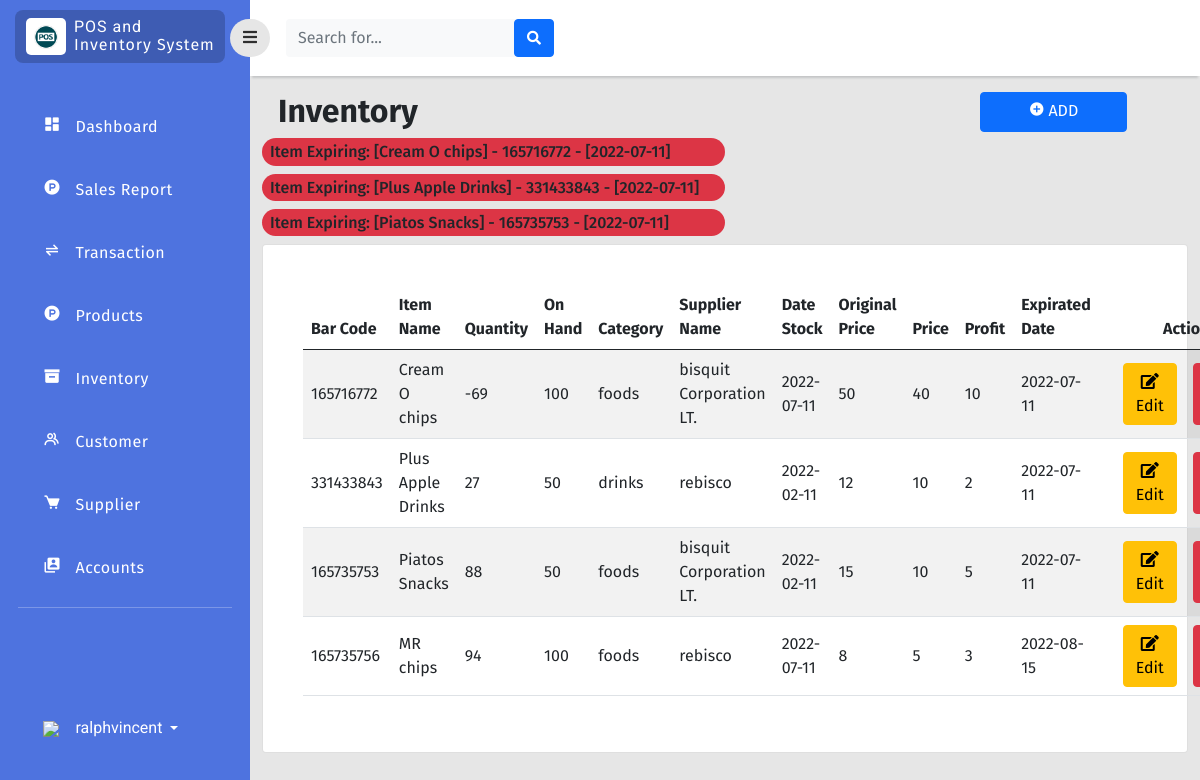
Page /php/inventory.php (signed in) on the committed database.
### tables this page shows
CREATE TABLE `inventory` (
  `item_id` bigint(11) NOT NULL,
  `bar_code` bigint(11) NOT NULL,
  `item_name` varchar(255) NOT NULL,
  `quantity` int(11) NOT NULL,
  `price` double NOT NULL,
  `orignal_price` double NOT NULL,
  `profit` double NOT NULL,
  `on_hand` int(11) NOT NULL,
  `category_id` int(11) NOT NULL,
  `supplier_id` int(11) NOT NULL,
  `stock_in` date NOT NULL,
  `date_expired` date NOT NULL
);

CREATE TABLE `category` (
  `category_id` int(11) NOT NULL,
  `category_name` enum('foods','drinks') NOT NULL
);

CREATE TABLE `supplier` (
  `supplier_id` int(11) NOT NULL,
  `company_name` varchar(255) NOT NULL,
  `location_id` int(255) NOT NULL,
  `phone_no` int(11) NOT NULL
);

### php/inventory.php (the view, shortened to what this page needs)
<?php
include 'connection.php';
?>
<!doctype html>
<html lang="en">
  <head>
    <link href="https://cdn.jsdelivr.net/npm/bootstrap@5.0.2/dist/css/bootstrap.min.css" rel="stylesheet"
>
    <link rel="stylesheet" type="text/css" href="../style/dash.css">
    <link
      href="https://cdnjs.cloudflare.com/ajax/libs/font-awesome/5.15.1/css/all.min.css"
      rel="stylesheet"
    />
    <link href='https://unpkg.com/boxicons@2.1.2/css/boxicons.min.css' rel='stylesheet'>
    </head>
    <body>
    <div class="page">
        <div class="sidebar">
            <div class="sidebar-header">
                <div class="sidebar-logo-container">
                    <div class="logo-container">
                        <img class="logo-sidebar" src="../image/logo.png" />
                    </div>
                    <div class="sys-name-container mt-2">
                        <p class="sys-name">
                            POS and <br>
                            <span class="brand-subname">
                            Inventory System
                            </span>
                        </p>
                    </div>
                </div>
            </div>
            <div class="sidebar-body">
                <ul class="navigation-list">
                    <li class="navigation-list-item">
                        <a class="navigation-link" href="dashboard.php">
                            <div class="row">
                                <div class="col-2">
                                    <i class='bx bxs-dashboard'></i>
                                </div>
                                <div class="col-9">
                                    Dashboard
                                </div>
                            </div>
                        </a>
                    </li>
                    <li class="navigation-list-item">
                        <a class="navigation-link" href="transaction_report.php?sales=0&trans=0">
                            <div class="row">
                                <div class="col-2">
                                    <i class='bx bxl-product-hunt' ></i>
                                </div>
                                <div class="col-9">
                                    Sales Report
                                </div>
                            </div>
                        </a>
                    </li>
                    <li class="navigation-list-item">
                        <a class="navigation-link" href="transaction.php">
                            <div class="row">
                                <div class="col-2">
                                    <i class='bx bx-transfer-alt'></i>
                                </div>
                                <div class="col-9">
                                    Transaction
                                </div>
                            </div>
                        </a>
                    </li>
                    <li class="navigation-list-item">
                        <a class="navigation-link" href="product.php">
                            <div class="row">
                                <div class="col-2">
                                    <i class='bx bxl-product-hunt' ></i>
                                </div>
                                <div class="col-9">
                                    Products
                                </div>
                            </div>
                        </a>
                    </li>
                     <li class="navigation-list-item">
                        <a class="navigation-link" href="inventory.php">
                            <div class="row">
                                <div class="col-2">
                                    <i class='bx bxs-box'></i>
                                </div>
                                <div class="col-9">
                                    Inventory
                                </div>
                            </div>
                        </a>
                    </li>
                    <li class="navigation-list-item">
                        <a class="navigation-link" href="customer.php">
                            <div class="row">
                                <div class="col-2">
                                    <i class='bx bx-group'></i>
                                </div>
                                <div class="col-9">
                                    Customer
                                </div>
                            </div>
                        </a>
                    </li>
                    <li class="navigation-list-item">
                        <a class="navigation-link" href="supplier.php">
                            <div class="row">
                                <div class="col-2">
                                    <i class='bx bxs-cart' ></i>
                                </div>
                                <div class="col-9">
                                    Supplier
                                </div>
                            </div>
                        </a>
                    </li>
                    <li class="navigation-list-item">
                        <a class="navigation-link" href="user_manager.php">
                            <div class="row">
                                <div class="col-2">
                                    <i class='bx bxs-user-account'></i>
                                </div>
                                <div class="col-9">
                                    Accounts
                                </div>
                            </div>
                        </a>
                    </li>
                    <hr style="color:rgb(255, 255, 255);margin-top:10px;">
                    <li class="navigation-list-item" style="margin-top: 45%;">
                        <div class="dropdown pb-1">
                            <a href="#" class="d-flex align-items-center text-white text-decoration-none dropdown-toggle" id="dropdownUser1" data-bs-toggle="dropdown" aria-expanded="false">
                                <div class="col-2">
                                    <img src="../image/user_35px.png" />
                                </div>
                                <span class="d-none d-sm-inline mx-1"><?php echo $_SESSION["username"];  ?></span>
                            </a>
                        </div>
                    </li>
                </ul>
            </div>
        </div>
        <div class="content">
            <div class="navigationBar">
                <button id="sidebarToggle" class="btn sidebarToggle">
                    <i class="fas fa-bars"></i>
                </button>
                <form class="d-none d-sm-inline-block form-inline mr-auto ml-md-3 my-2 my-md-0 mw-100 navbar-search ms-3">
                    <div class="input-group">
                        <input type="text" class="form-control bg-light border-0 small" placeholder="Search for..."aria-label="Search" aria-describedby="basic-addon2"id="SearchMo" onkeyup="myFunction()">
                        <div class="input-group-append">
                            <button class="btn btn-primary" type="button">
                                <i class="fas fa-search fa-sm"></i>
                            </button>
                        </div>
                    </div>
                </form>
            </div>
            <div class="col py-3 d-flex justify-content-center overflow-auto">
                 <div class="container-fluid">
                <div class="row">
                        <div class="col d-flex justify-content">
                            <br>
                            <div class="w-50">
                                <h2 class="text-dark text-start ps-3 fw-bold">Inventory </h2>
                            </div>
                            <div class="position-left w-50">
                                <button type="button" class="btn btn-primary px-5 pb-2" data-bs-toggle="modal" data-bs-target="#create" style="margin-left: 55%;"><b><i class='bx bxs-plus-circle'></i> </b> ADD</button>
                            </div>
                        </div>
                    </div>
                    <?php
                            $expired = mysqli_query($con, "SELECT * FROM inventory WHERE (( date_expired - INTERVAL 8 DAY) <= current_date()) ORDER BY date_expired asc");
                            while($row = mysqli_fetch_array($expired)) { ?>
                            <h6 class="bg-danger p-1 ps-2 rounded-pill w-50">Item Expiring: [<?php echo $row['item_name']. "] - " .$row['bar_code']. " - [" .$row['date_expired']; ?>]</h6>
                            <?php
                            }
                            ?>
                    <div class="row">
                        <div class="col ">
                            <div class="card">
                                <div class="card-body rounded-3 m-4 table-responsive-sm">
                                    <table class="table table-striped align-middle" id="InventoryTab">
                                        <thead>
                                            <tr>
                                                <th scope="col">Bar Code</th>
                                                <th scope="col">Item Name</th>
                                                <th scope="col">Quantity</th>
                                                <th scope="col">On Hand</th>
                                                <th scope="col">Category</th>
                                                <th scope="col">Supplier Name</th>
                                                <th scope="col">Date Stock</th>
                                                <th scope="col">Original Price</th>
                                                <th scope="col">Price</th>
                                                <th scope="col">Profit</th>
                                                <th scope="col">Expirated Date</th>
                                                <th scope="col" style="text-align: center;">Action</th>
                                            </tr>
                                        </thead>
                                        <tbody>
                                            <?php
                                            $query_run = mysqli_query($con,"SELECT * FROM inventory");
                                            $sql_run = mysqli_query($con,"SELECT * FROM category,inventory WHERE(category.category_id=inventory.category_id)");
                                            $sup_run = mysqli_query($con,"SELECT * FROM supplier,inventory WHERE(supplier.supplier_id=inventory.supplier_id)");
                                            while ($row=mysqli_fetch_assoc($query_run) AND $rows=mysqli_fetch_assoc($sql_run) AND $raw=mysqli_fetch_assoc($sup_run)) { ?>
                                            <tr>
                                                <td><?php echo $row['bar_code'];  ?></td>
                                                <td><?php echo $row['item_name'];  ?></td>
                                                <td ><?php echo $row['quantity'];  ?></td>
                                                <td><?php echo $row['on_hand'];  ?></td>
                                                <td ><?php echo $rows['category_name'];  ?></td>
                                                <td><?php echo $raw['company_name'];  ?></td>
                                                <td><?php echo $row['stock_in'];  ?></td>
                                                <td ><?php echo $row['orignal_price'];  ?></td>
                                                <td ><?php echo $row['price'];  ?></td>
                                                <td ><?php echo $row['profit'];  ?></td>
                                                <td ><?php echo $row['date_expired'];  ?></td>
                                                <td>
                                                    <div class="d-flex flex-row justify-content-center">
                                                        <button class="btn btn-warning editbtn mx-3" data-toggle="modal" type="button"><i class="fas fa-edit" data-toggle="tooltip" title="edit"></i>Edit</button>
                                                        <button class="btn btn-danger deletebtn" data-toggle="modal" type="button"><i class="fas fa-trash" data-toggle="tooltip" title="edit"></i>Delete</button>
                                                </td>
                                            </tr>
                                        <?php }  ?>
                                        </tbody>
                                    </table>
                                </div>
                            </div>
                        </div>
                    </div>
                </div>
            </div>
        </div>
    </div>
</body>
</html>

### style/dash.css (style rules this page uses)
* { font-family: 'Fira Sans', sans-serif; }
body { background-color: #e6e6e6; }
.page .sidebar { background: rgb(78, 115, 223); position: fixed; top: 0; left: 0; width: 250px; height: 100vh; overflow-y: auto; overflow-x: hidden; transition: all 0.3s ease; }
.page .content { margin-left: 250px; transition: all 0.3s ease; }
.navigationBar { background-color: white; height: 50px; display: flex; padding: 38px 0px; align-items: center; box-shadow: 0 4px 2px -2px #c5c6c7; }
.sidebarToggle { font-size: 16px; color: rgb(0, 0, 0, 0.8); margin-left: -20px; z-index: 999; border-radius: 50px; background-color: #e6e6e6; transition: all 0.3s ease; outline: none!important; box-shadow: none!important; }
.sidebar-header { padding: 10px 25px 10px 15px; }
.sidebar-logo-container { background-color: rgb(0, 0, 0, 0.2); border-radius: 8px; padding-left: 3px; display: flex; }
.logo-container { max-width: 40px; background-color: #fff; border-radius: 5px; margin: 8px; padding: 6px 8px; }
.logo-sidebar { width: 100%; height: auto; }
.sys-name { color: white; margin: 0px; line-height: 1.1rem; font-size: 16px; letter-spacing: 1px; font-family: 'Roboto', sans-serif; }
.navigation-list { list-style-type:none; padding: 0px 18px; margin-top: 30px; }
.navigation-list-item { padding: 12px 18px 12px 25px; margin: 15px 0px; border-radius: 8px; }
.navigation-link { color: #fff; letter-spacing: 0.5px; font-weight: 400; text-decoration: none; font-size: 16px; font-family: 'Roboto', sans-serif; }
.navigation-link i { font-size: 18px; color: #fff; }
.navigation-list-item .dropdown span { text-decoration: none; font-size: 16px; font-family: 'Roboto', sans-serif; }

### rows in the picture
inventory: item_name "Cream O chips", bar_code "165716772", date_expired "2022-07-11", quantity "-69", on_hand "100", category.category_name "foods", supplier.company_name "bisquit Corporation LT.", stock_in "2022-07-11", orignal_price "50", price "40", profit "10"
inventory: item_name "Plus Apple Drinks", bar_code "331433843", date_expired "2022-07-11", quantity "27", on_hand "50", category.category_name "drinks", supplier.company_name "rebisco", stock_in "2022-02-11", orignal_price "12", price "10", profit "2"
inventory: item_name "Piatos Snacks", bar_code "165735753", date_expired "2022-07-11", quantity "88", on_hand "50", category.category_name "foods", supplier.company_name "bisquit Corporation LT.", stock_in "2022-02-11", orignal_price "15", price "10", profit "5"
inventory: bar_code "165735756", item_name "MR chips", quantity "94", on_hand "100", category.category_name "foods", supplier.company_name "rebisco", stock_in "2022-07-11", orignal_price "8", price "5", profit "3", date_expired "2022-08-15"

### other values in the picture
$_SESSION["username"] "ralphvincent"
